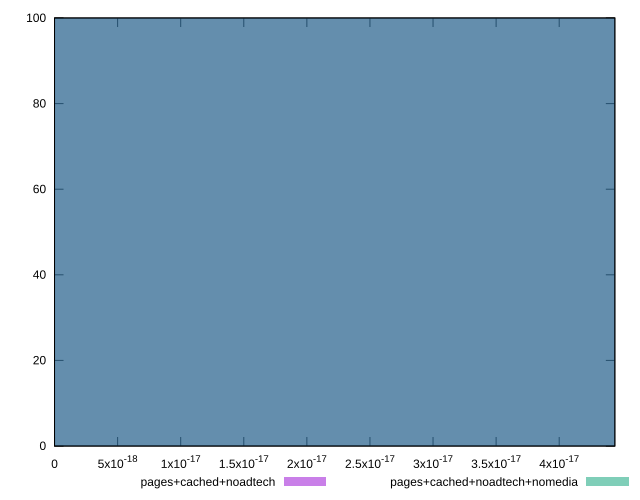

Here is the gnuplot script that generated this plot:
reset

$pagesCachedNoadtech <<EOF
0 100
EOF

$pagesCachedNoadtechNomedia <<EOF
0 100
EOF

set key outside below
set boxwidth 1e-12
set xrange [0:4.4408920985006264e-17]
set yrange [0:100]
set trange [0:100]
set style fill transparent solid 0.5 noborder
set terminal svg size 640, 500 enhanced background rgb 'white'
set output "report_00020_2021-02-19T21:17:38.612Z2/meta/score-difference/comparison/histogram/2_vs_3.svg"

plot $pagesCachedNoadtech title "pages+cached+noadtech" with boxes, \
     $pagesCachedNoadtechNomedia title "pages+cached+noadtech+nomedia" with boxes

reset
